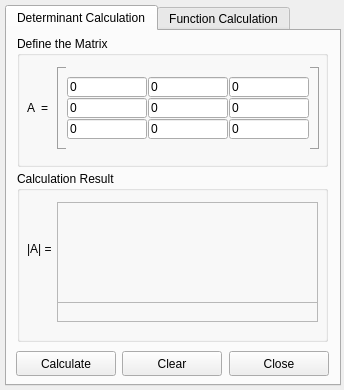
<?xml version="1.0" encoding="UTF-8"?>
<ui version="4.0">
 <class>mathOperations</class>
 <widget class="QMainWindow" name="mathOperations">
  <property name="geometry">
   <rect>
    <x>0</x>
    <y>0</y>
    <width>344</width>
    <height>390</height>
   </rect>
  </property>
  <property name="font">
   <font>
    <family>Segoe UI</family>
    <pointsize>9</pointsize>
    <weight>50</weight>
    <italic>false</italic>
    <bold>false</bold>
    <underline>false</underline>
    <strikeout>false</strikeout>
   </font>
  </property>
  <property name="windowTitle">
   <string>Mathematical Operations</string>
  </property>
  <property name="windowIcon">
   <iconset>
    <normaloff>icon.ico</normaloff>icon.ico</iconset>
  </property>
  <property name="windowOpacity">
   <double>1.000000000000000</double>
  </property>
  <property name="dockOptions">
   <set>QMainWindow::AllowTabbedDocks|QMainWindow::AnimatedDocks</set>
  </property>
  <widget class="QWidget" name="centralwidget">
   <widget class="QTabWidget" name="tabWidget">
    <property name="geometry">
     <rect>
      <x>5</x>
      <y>5</y>
      <width>336</width>
      <height>381</height>
     </rect>
    </property>
    <property name="currentIndex">
     <number>0</number>
    </property>
    <widget class="QWidget" name="tabDet">
     <attribute name="title">
      <string>Determinant Calculation</string>
     </attribute>
     <widget class="QPushButton" name="buttonCalcDet">
      <property name="geometry">
       <rect>
        <x>9</x>
        <y>320</y>
        <width>100</width>
        <height>25</height>
       </rect>
      </property>
      <property name="text">
       <string>Calculate</string>
      </property>
      <property name="default">
       <bool>false</bool>
      </property>
     </widget>
     <widget class="QGroupBox" name="groupDefineTheMatrix">
      <property name="geometry">
       <rect>
        <x>10</x>
        <y>5</y>
        <width>311</width>
        <height>131</height>
       </rect>
      </property>
      <property name="title">
       <string>Define the Matrix</string>
      </property>
      <property name="flat">
       <bool>false</bool>
      </property>
      <property name="checkable">
       <bool>false</bool>
      </property>
      <widget class="Line" name="lineRigthBottom">
       <property name="geometry">
        <rect>
         <x>293</x>
         <y>112</y>
         <width>10</width>
         <height>1</height>
        </rect>
       </property>
       <property name="frameShadow">
        <enum>QFrame::Raised</enum>
       </property>
       <property name="orientation">
        <enum>Qt::Horizontal</enum>
       </property>
      </widget>
      <widget class="QLineEdit" name="lineEditE">
       <property name="geometry">
        <rect>
         <x>131</x>
         <y>62</y>
         <width>80</width>
         <height>20</height>
        </rect>
       </property>
       <property name="text">
        <string>0</string>
       </property>
      </widget>
      <widget class="Line" name="lineLeftVert">
       <property name="geometry">
        <rect>
         <x>40</x>
         <y>30</y>
         <width>1</width>
         <height>83</height>
        </rect>
       </property>
       <property name="frameShadow">
        <enum>QFrame::Raised</enum>
       </property>
       <property name="orientation">
        <enum>Qt::Vertical</enum>
       </property>
      </widget>
      <widget class="Line" name="lineRightVert">
       <property name="geometry">
        <rect>
         <x>301</x>
         <y>30</y>
         <width>1</width>
         <height>83</height>
        </rect>
       </property>
       <property name="frameShadow">
        <enum>QFrame::Raised</enum>
       </property>
       <property name="orientation">
        <enum>Qt::Vertical</enum>
       </property>
      </widget>
      <widget class="QLineEdit" name="lineEditD">
       <property name="geometry">
        <rect>
         <x>50</x>
         <y>62</y>
         <width>80</width>
         <height>20</height>
        </rect>
       </property>
       <property name="text">
        <string>0</string>
       </property>
      </widget>
      <widget class="Line" name="lineLeftBottom">
       <property name="geometry">
        <rect>
         <x>40</x>
         <y>112</y>
         <width>10</width>
         <height>1</height>
        </rect>
       </property>
       <property name="frameShadow">
        <enum>QFrame::Raised</enum>
       </property>
       <property name="orientation">
        <enum>Qt::Horizontal</enum>
       </property>
      </widget>
      <widget class="QLabel" name="labelEqualsMatrix">
       <property name="geometry">
        <rect>
         <x>10</x>
         <y>62</y>
         <width>30</width>
         <height>20</height>
        </rect>
       </property>
       <property name="text">
        <string>A  =</string>
       </property>
      </widget>
      <widget class="Line" name="lineLeftTop">
       <property name="geometry">
        <rect>
         <x>40</x>
         <y>31</y>
         <width>10</width>
         <height>1</height>
        </rect>
       </property>
       <property name="frameShadow">
        <enum>QFrame::Raised</enum>
       </property>
       <property name="orientation">
        <enum>Qt::Horizontal</enum>
       </property>
      </widget>
      <widget class="QLineEdit" name="lineEditF">
       <property name="geometry">
        <rect>
         <x>212</x>
         <y>62</y>
         <width>80</width>
         <height>20</height>
        </rect>
       </property>
       <property name="text">
        <string>0</string>
       </property>
      </widget>
      <widget class="QLineEdit" name="lineEditC">
       <property name="geometry">
        <rect>
         <x>212</x>
         <y>41</y>
         <width>80</width>
         <height>20</height>
        </rect>
       </property>
       <property name="text">
        <string>0</string>
       </property>
       <property name="readOnly">
        <bool>false</bool>
       </property>
      </widget>
      <widget class="QLineEdit" name="lineEditB">
       <property name="geometry">
        <rect>
         <x>131</x>
         <y>41</y>
         <width>80</width>
         <height>20</height>
        </rect>
       </property>
       <property name="text">
        <string>0</string>
       </property>
      </widget>
      <widget class="Line" name="lineRightTop">
       <property name="geometry">
        <rect>
         <x>293</x>
         <y>31</y>
         <width>10</width>
         <height>1</height>
        </rect>
       </property>
       <property name="frameShadow">
        <enum>QFrame::Raised</enum>
       </property>
       <property name="orientation">
        <enum>Qt::Horizontal</enum>
       </property>
      </widget>
      <widget class="QLineEdit" name="lineEditA">
       <property name="geometry">
        <rect>
         <x>50</x>
         <y>41</y>
         <width>80</width>
         <height>20</height>
        </rect>
       </property>
       <property name="focusPolicy">
        <enum>Qt::StrongFocus</enum>
       </property>
       <property name="text">
        <string>0</string>
       </property>
      </widget>
      <widget class="QLineEdit" name="lineEditI">
       <property name="geometry">
        <rect>
         <x>212</x>
         <y>83</y>
         <width>80</width>
         <height>20</height>
        </rect>
       </property>
       <property name="text">
        <string>0</string>
       </property>
      </widget>
      <widget class="QLineEdit" name="lineEditH">
       <property name="geometry">
        <rect>
         <x>131</x>
         <y>83</y>
         <width>80</width>
         <height>20</height>
        </rect>
       </property>
       <property name="text">
        <string>0</string>
       </property>
      </widget>
      <widget class="QLineEdit" name="lineEditG">
       <property name="geometry">
        <rect>
         <x>50</x>
         <y>83</y>
         <width>80</width>
         <height>20</height>
        </rect>
       </property>
       <property name="text">
        <string>0</string>
       </property>
      </widget>
     </widget>
     <widget class="QGroupBox" name="groupCalcResultDet">
      <property name="geometry">
       <rect>
        <x>10</x>
        <y>140</y>
        <width>311</width>
        <height>171</height>
       </rect>
      </property>
      <property name="title">
       <string>Calculation Result</string>
      </property>
      <widget class="QLabel" name="labelEqualsDet">
       <property name="geometry">
        <rect>
         <x>10</x>
         <y>71</y>
         <width>35</width>
         <height>20</height>
        </rect>
       </property>
       <property name="text">
        <string>|A| =</string>
       </property>
       <property name="alignment">
        <set>Qt::AlignLeading|Qt::AlignLeft|Qt::AlignTop</set>
       </property>
      </widget>
      <widget class="QLabel" name="labelOpsDet">
       <property name="geometry">
        <rect>
         <x>40</x>
         <y>31</y>
         <width>261</width>
         <height>101</height>
        </rect>
       </property>
       <property name="layoutDirection">
        <enum>Qt::LeftToRight</enum>
       </property>
       <property name="autoFillBackground">
        <bool>false</bool>
       </property>
       <property name="frameShape">
        <enum>QFrame::StyledPanel</enum>
       </property>
       <property name="frameShadow">
        <enum>QFrame::Raised</enum>
       </property>
       <property name="text">
        <string/>
       </property>
       <property name="alignment">
        <set>Qt::AlignLeading|Qt::AlignLeft|Qt::AlignVCenter</set>
       </property>
      </widget>
      <widget class="QLabel" name="labelResultDet">
       <property name="geometry">
        <rect>
         <x>40</x>
         <y>131</y>
         <width>261</width>
         <height>20</height>
        </rect>
       </property>
       <property name="layoutDirection">
        <enum>Qt::LeftToRight</enum>
       </property>
       <property name="autoFillBackground">
        <bool>false</bool>
       </property>
       <property name="frameShape">
        <enum>QFrame::StyledPanel</enum>
       </property>
       <property name="frameShadow">
        <enum>QFrame::Raised</enum>
       </property>
       <property name="text">
        <string/>
       </property>
       <property name="alignment">
        <set>Qt::AlignLeading|Qt::AlignLeft|Qt::AlignVCenter</set>
       </property>
      </widget>
     </widget>
     <widget class="QPushButton" name="buttonClearDet">
      <property name="geometry">
       <rect>
        <x>115</x>
        <y>320</y>
        <width>100</width>
        <height>25</height>
       </rect>
      </property>
      <property name="text">
       <string>Clear</string>
      </property>
     </widget>
     <widget class="QPushButton" name="buttonCloseDet">
      <property name="geometry">
       <rect>
        <x>222</x>
        <y>320</y>
        <width>100</width>
        <height>25</height>
       </rect>
      </property>
      <property name="text">
       <string>Close</string>
      </property>
     </widget>
    </widget>
    <widget class="QWidget" name="tabFunc">
     <attribute name="title">
      <string>Function Calculation</string>
     </attribute>
     <widget class="QPushButton" name="buttonCalcFunc">
      <property name="geometry">
       <rect>
        <x>9</x>
        <y>320</y>
        <width>100</width>
        <height>25</height>
       </rect>
      </property>
      <property name="text">
       <string>Calculate</string>
      </property>
      <property name="default">
       <bool>false</bool>
      </property>
     </widget>
     <widget class="QGroupBox" name="groupFunc">
      <property name="enabled">
       <bool>true</bool>
      </property>
      <property name="geometry">
       <rect>
        <x>10</x>
        <y>5</y>
        <width>311</width>
        <height>70</height>
       </rect>
      </property>
      <property name="title">
       <string>Function</string>
      </property>
      <widget class="QLabel" name="label_15">
       <property name="geometry">
        <rect>
         <x>10</x>
         <y>30</y>
         <width>141</width>
         <height>20</height>
        </rect>
       </property>
       <property name="font">
        <font>
         <family>Segoe UI</family>
         <pointsize>9</pointsize>
         <weight>50</weight>
         <italic>false</italic>
         <bold>false</bold>
         <underline>false</underline>
         <strikeout>false</strikeout>
         <kerning>true</kerning>
        </font>
       </property>
       <property name="text">
        <string>f(x) = tan ( lim               )</string>
       </property>
      </widget>
      <widget class="QLabel" name="label_17">
       <property name="geometry">
        <rect>
         <x>90</x>
         <y>25</y>
         <width>43</width>
         <height>20</height>
        </rect>
       </property>
       <property name="font">
        <font>
         <family>Segoe UI</family>
         <pointsize>9</pointsize>
         <weight>50</weight>
         <italic>false</italic>
         <bold>false</bold>
         <underline>false</underline>
         <strikeout>false</strikeout>
         <kerning>true</kerning>
        </font>
       </property>
       <property name="text">
        <string>________</string>
       </property>
       <property name="alignment">
        <set>Qt::AlignLeading|Qt::AlignLeft|Qt::AlignVCenter</set>
       </property>
      </widget>
      <widget class="QLabel" name="label_16">
       <property name="geometry">
        <rect>
         <x>90</x>
         <y>22</y>
         <width>40</width>
         <height>20</height>
        </rect>
       </property>
       <property name="font">
        <font>
         <family>Segoe UI</family>
         <pointsize>9</pointsize>
         <weight>50</weight>
         <italic>false</italic>
         <bold>false</bold>
         <underline>false</underline>
         <strikeout>false</strikeout>
         <kerning>true</kerning>
        </font>
       </property>
       <property name="text">
        <string>sin(πx)</string>
       </property>
      </widget>
      <widget class="QLabel" name="label_14">
       <property name="geometry">
        <rect>
         <x>100</x>
         <y>39</y>
         <width>21</width>
         <height>20</height>
        </rect>
       </property>
       <property name="font">
        <font>
         <family>Segoe UI</family>
         <pointsize>9</pointsize>
         <weight>50</weight>
         <italic>false</italic>
         <bold>false</bold>
         <underline>false</underline>
         <strikeout>false</strikeout>
         <kerning>true</kerning>
        </font>
       </property>
       <property name="text">
        <string>2x</string>
       </property>
      </widget>
      <widget class="QLabel" name="label_13">
       <property name="geometry">
        <rect>
         <x>70</x>
         <y>40</y>
         <width>21</width>
         <height>16</height>
        </rect>
       </property>
       <property name="font">
        <font>
         <family>Segoe UI</family>
         <pointsize>7</pointsize>
         <weight>50</weight>
         <italic>false</italic>
         <bold>false</bold>
         <underline>false</underline>
         <strikeout>false</strikeout>
         <kerning>true</kerning>
        </font>
       </property>
       <property name="text">
        <string>x→a</string>
       </property>
      </widget>
      <widget class="QLabel" name="label_18">
       <property name="geometry">
        <rect>
         <x>201</x>
         <y>17</y>
         <width>41</width>
         <height>20</height>
        </rect>
       </property>
       <property name="font">
        <font>
         <family>Segoe UI</family>
         <pointsize>9</pointsize>
         <weight>50</weight>
         <italic>false</italic>
         <bold>false</bold>
         <underline>false</underline>
         <strikeout>false</strikeout>
         <kerning>true</kerning>
        </font>
       </property>
       <property name="text">
        <string>sin(πx)</string>
       </property>
      </widget>
      <widget class="QLabel" name="label_19">
       <property name="geometry">
        <rect>
         <x>214</x>
         <y>40</y>
         <width>21</width>
         <height>20</height>
        </rect>
       </property>
       <property name="font">
        <font>
         <family>Segoe UI</family>
         <pointsize>9</pointsize>
         <weight>50</weight>
         <italic>false</italic>
         <bold>false</bold>
         <underline>false</underline>
         <strikeout>false</strikeout>
         <kerning>true</kerning>
        </font>
       </property>
       <property name="text">
        <string>2x</string>
       </property>
      </widget>
      <widget class="QLabel" name="label_20">
       <property name="geometry">
        <rect>
         <x>180</x>
         <y>25</y>
         <width>61</width>
         <height>20</height>
        </rect>
       </property>
       <property name="font">
        <font>
         <family>Segoe UI</family>
         <pointsize>9</pointsize>
         <weight>50</weight>
         <italic>false</italic>
         <bold>false</bold>
         <underline>false</underline>
         <strikeout>false</strikeout>
         <kerning>true</kerning>
        </font>
       </property>
       <property name="text">
        <string>____________</string>
       </property>
       <property name="alignment">
        <set>Qt::AlignLeading|Qt::AlignLeft|Qt::AlignVCenter</set>
       </property>
      </widget>
      <widget class="QLabel" name="label_21">
       <property name="geometry">
        <rect>
         <x>140</x>
         <y>30</y>
         <width>121</width>
         <height>20</height>
        </rect>
       </property>
       <property name="font">
        <font>
         <family>Segoe UI</family>
         <pointsize>9</pointsize>
         <weight>50</weight>
         <italic>false</italic>
         <bold>false</bold>
         <underline>false</underline>
         <strikeout>false</strikeout>
         <kerning>true</kerning>
        </font>
       </property>
       <property name="text">
        <string>= tan (                       ) =</string>
       </property>
      </widget>
      <widget class="QLabel" name="label_22">
       <property name="geometry">
        <rect>
         <x>181</x>
         <y>17</y>
         <width>21</width>
         <height>20</height>
        </rect>
       </property>
       <property name="font">
        <font>
         <family>Segoe UI</family>
         <pointsize>9</pointsize>
         <weight>50</weight>
         <italic>false</italic>
         <bold>false</bold>
         <underline>false</underline>
         <strikeout>false</strikeout>
         <kerning>true</kerning>
        </font>
       </property>
       <property name="text">
        <string>lim</string>
       </property>
      </widget>
      <widget class="QLabel" name="label_23">
       <property name="geometry">
        <rect>
         <x>181</x>
         <y>27</y>
         <width>21</width>
         <height>16</height>
        </rect>
       </property>
       <property name="font">
        <font>
         <family>Segoe UI</family>
         <pointsize>7</pointsize>
         <weight>50</weight>
         <italic>false</italic>
         <bold>false</bold>
         <underline>false</underline>
         <strikeout>false</strikeout>
         <kerning>true</kerning>
        </font>
       </property>
       <property name="text">
        <string>x→a</string>
       </property>
      </widget>
      <widget class="QLabel" name="label_24">
       <property name="geometry">
        <rect>
         <x>195</x>
         <y>50</y>
         <width>21</width>
         <height>16</height>
        </rect>
       </property>
       <property name="font">
        <font>
         <family>Segoe UI</family>
         <pointsize>7</pointsize>
         <weight>50</weight>
         <italic>false</italic>
         <bold>false</bold>
         <underline>false</underline>
         <strikeout>false</strikeout>
         <kerning>true</kerning>
        </font>
       </property>
       <property name="text">
        <string>x→a</string>
       </property>
      </widget>
      <widget class="QLabel" name="label_25">
       <property name="geometry">
        <rect>
         <x>195</x>
         <y>40</y>
         <width>21</width>
         <height>20</height>
        </rect>
       </property>
       <property name="font">
        <font>
         <family>Segoe UI</family>
         <pointsize>9</pointsize>
         <weight>50</weight>
         <italic>false</italic>
         <bold>false</bold>
         <underline>false</underline>
         <strikeout>false</strikeout>
         <kerning>true</kerning>
        </font>
       </property>
       <property name="text">
        <string>lim</string>
       </property>
      </widget>
      <widget class="QLabel" name="label_26">
       <property name="geometry">
        <rect>
         <x>90</x>
         <y>90</y>
         <width>21</width>
         <height>20</height>
        </rect>
       </property>
       <property name="font">
        <font>
         <family>Segoe UI</family>
         <pointsize>9</pointsize>
         <weight>50</weight>
         <italic>false</italic>
         <bold>false</bold>
         <underline>false</underline>
         <strikeout>false</strikeout>
         <kerning>true</kerning>
        </font>
       </property>
       <property name="text">
        <string>lim</string>
       </property>
      </widget>
      <widget class="QLabel" name="label_27">
       <property name="geometry">
        <rect>
         <x>70</x>
         <y>75</y>
         <width>61</width>
         <height>20</height>
        </rect>
       </property>
       <property name="font">
        <font>
         <family>Segoe UI</family>
         <pointsize>9</pointsize>
         <weight>50</weight>
         <italic>false</italic>
         <bold>false</bold>
         <underline>false</underline>
         <strikeout>false</strikeout>
         <kerning>true</kerning>
        </font>
       </property>
       <property name="text">
        <string>____________</string>
       </property>
       <property name="alignment">
        <set>Qt::AlignLeading|Qt::AlignLeft|Qt::AlignVCenter</set>
       </property>
      </widget>
      <widget class="QLabel" name="label_28">
       <property name="geometry">
        <rect>
         <x>32</x>
         <y>80</y>
         <width>121</width>
         <height>20</height>
        </rect>
       </property>
       <property name="font">
        <font>
         <family>Segoe UI</family>
         <pointsize>9</pointsize>
         <weight>50</weight>
         <italic>false</italic>
         <bold>false</bold>
         <underline>false</underline>
         <strikeout>false</strikeout>
         <kerning>true</kerning>
        </font>
       </property>
       <property name="text">
        <string>= tan (                      )</string>
       </property>
      </widget>
      <widget class="QLabel" name="label_29">
       <property name="geometry">
        <rect>
         <x>70</x>
         <y>77</y>
         <width>21</width>
         <height>16</height>
        </rect>
       </property>
       <property name="font">
        <font>
         <family>Segoe UI</family>
         <pointsize>7</pointsize>
         <weight>50</weight>
         <italic>false</italic>
         <bold>false</bold>
         <underline>false</underline>
         <strikeout>false</strikeout>
         <kerning>true</kerning>
        </font>
       </property>
       <property name="text">
        <string>x→a</string>
       </property>
      </widget>
      <widget class="QLabel" name="label_30">
       <property name="geometry">
        <rect>
         <x>83</x>
         <y>90</y>
         <width>61</width>
         <height>20</height>
        </rect>
       </property>
       <property name="font">
        <font>
         <family>Segoe UI</family>
         <pointsize>9</pointsize>
         <weight>50</weight>
         <italic>false</italic>
         <bold>false</bold>
         <underline>false</underline>
         <strikeout>false</strikeout>
         <kerning>true</kerning>
        </font>
       </property>
       <property name="text">
        <string>2       x</string>
       </property>
      </widget>
      <widget class="QLabel" name="label_31">
       <property name="geometry">
        <rect>
         <x>90</x>
         <y>67</y>
         <width>41</width>
         <height>20</height>
        </rect>
       </property>
       <property name="font">
        <font>
         <family>Segoe UI</family>
         <pointsize>9</pointsize>
         <weight>50</weight>
         <italic>false</italic>
         <bold>false</bold>
         <underline>false</underline>
         <strikeout>false</strikeout>
         <kerning>true</kerning>
        </font>
       </property>
       <property name="text">
        <string>sin(πx)</string>
       </property>
      </widget>
      <widget class="QLabel" name="label_32">
       <property name="geometry">
        <rect>
         <x>70</x>
         <y>67</y>
         <width>21</width>
         <height>20</height>
        </rect>
       </property>
       <property name="font">
        <font>
         <family>Segoe UI</family>
         <pointsize>9</pointsize>
         <weight>50</weight>
         <italic>false</italic>
         <bold>false</bold>
         <underline>false</underline>
         <strikeout>false</strikeout>
         <kerning>true</kerning>
        </font>
       </property>
       <property name="text">
        <string>lim</string>
       </property>
      </widget>
      <widget class="QLabel" name="label_33">
       <property name="geometry">
        <rect>
         <x>90</x>
         <y>100</y>
         <width>21</width>
         <height>16</height>
        </rect>
       </property>
       <property name="font">
        <font>
         <family>Segoe UI</family>
         <pointsize>7</pointsize>
         <weight>50</weight>
         <italic>false</italic>
         <bold>false</bold>
         <underline>false</underline>
         <strikeout>false</strikeout>
         <kerning>true</kerning>
        </font>
       </property>
       <property name="text">
        <string>x→a</string>
       </property>
      </widget>
      <widget class="QLabel" name="label_37">
       <property name="geometry">
        <rect>
         <x>140</x>
         <y>78</y>
         <width>91</width>
         <height>20</height>
        </rect>
       </property>
       <property name="font">
        <font>
         <family>Segoe UI</family>
         <pointsize>9</pointsize>
         <weight>50</weight>
         <italic>false</italic>
         <bold>false</bold>
         <underline>false</underline>
         <strikeout>false</strikeout>
         <kerning>true</kerning>
        </font>
       </property>
       <property name="text">
        <string>= tan (                )</string>
       </property>
      </widget>
      <widget class="QLabel" name="label_39">
       <property name="geometry">
        <rect>
         <x>181</x>
         <y>70</y>
         <width>41</width>
         <height>20</height>
        </rect>
       </property>
       <property name="font">
        <font>
         <family>Segoe UI</family>
         <pointsize>9</pointsize>
         <weight>50</weight>
         <italic>false</italic>
         <bold>false</bold>
         <underline>false</underline>
         <strikeout>false</strikeout>
         <kerning>true</kerning>
        </font>
       </property>
       <property name="text">
        <string>sin(πa)</string>
       </property>
      </widget>
      <widget class="QLabel" name="label_40">
       <property name="geometry">
        <rect>
         <x>193</x>
         <y>88</y>
         <width>16</width>
         <height>20</height>
        </rect>
       </property>
       <property name="font">
        <font>
         <family>Segoe UI</family>
         <pointsize>9</pointsize>
         <weight>50</weight>
         <italic>false</italic>
         <bold>false</bold>
         <underline>false</underline>
         <strikeout>false</strikeout>
         <kerning>true</kerning>
        </font>
       </property>
       <property name="text">
        <string>2a</string>
       </property>
      </widget>
      <widget class="QLabel" name="label_41">
       <property name="geometry">
        <rect>
         <x>180</x>
         <y>73</y>
         <width>61</width>
         <height>20</height>
        </rect>
       </property>
       <property name="font">
        <font>
         <family>Segoe UI</family>
         <pointsize>9</pointsize>
         <weight>50</weight>
         <italic>false</italic>
         <bold>false</bold>
         <underline>false</underline>
         <strikeout>false</strikeout>
         <kerning>true</kerning>
        </font>
       </property>
       <property name="text">
        <string>________</string>
       </property>
       <property name="alignment">
        <set>Qt::AlignLeading|Qt::AlignLeft|Qt::AlignVCenter</set>
       </property>
      </widget>
      <widget class="QLabel" name="labelNote">
       <property name="geometry">
        <rect>
         <x>7</x>
         <y>120</y>
         <width>301</width>
         <height>16</height>
        </rect>
       </property>
       <property name="font">
        <font>
         <family>Segoe UI</family>
         <pointsize>8</pointsize>
         <weight>50</weight>
         <italic>true</italic>
         <bold>false</bold>
         <underline>false</underline>
         <strikeout>false</strikeout>
        </font>
       </property>
       <property name="text">
        <string>(note: if divisor equals to 0, function's output is Not-a-Number)</string>
       </property>
      </widget>
     </widget>
     <widget class="QPushButton" name="buttonSimplifyFunc">
      <property name="enabled">
       <bool>true</bool>
      </property>
      <property name="geometry">
       <rect>
        <x>9</x>
        <y>80</y>
        <width>115</width>
        <height>25</height>
       </rect>
      </property>
      <property name="text">
       <string>Simplify function</string>
      </property>
      <property name="default">
       <bool>false</bool>
      </property>
      <property name="flat">
       <bool>false</bool>
      </property>
     </widget>
     <widget class="QPushButton" name="buttonCloseFunc">
      <property name="geometry">
       <rect>
        <x>222</x>
        <y>320</y>
        <width>100</width>
        <height>25</height>
       </rect>
      </property>
      <property name="text">
       <string>Close</string>
      </property>
     </widget>
     <widget class="QPushButton" name="buttonClearFunc">
      <property name="geometry">
       <rect>
        <x>115</x>
        <y>320</y>
        <width>100</width>
        <height>25</height>
       </rect>
      </property>
      <property name="text">
       <string>Clear</string>
      </property>
     </widget>
     <widget class="QPushButton" name="buttonHideSimplification">
      <property name="enabled">
       <bool>true</bool>
      </property>
      <property name="geometry">
       <rect>
        <x>9</x>
        <y>155</y>
        <width>115</width>
        <height>25</height>
       </rect>
      </property>
      <property name="text">
       <string>Hide Simpification</string>
      </property>
      <property name="default">
       <bool>false</bool>
      </property>
      <property name="flat">
       <bool>false</bool>
      </property>
     </widget>
     <widget class="QGroupBox" name="groupCalcResultFunc">
      <property name="geometry">
       <rect>
        <x>10</x>
        <y>218</y>
        <width>311</width>
        <height>93</height>
       </rect>
      </property>
      <property name="title">
       <string>Calculation result</string>
      </property>
      <widget class="QLabel" name="labelResultFunc">
       <property name="geometry">
        <rect>
         <x>10</x>
         <y>40</y>
         <width>291</width>
         <height>20</height>
        </rect>
       </property>
       <property name="text">
        <string>f(x) = </string>
       </property>
      </widget>
     </widget>
     <widget class="QGroupBox" name="groupInputDefFunc">
      <property name="geometry">
       <rect>
        <x>10</x>
        <y>120</y>
        <width>311</width>
        <height>93</height>
       </rect>
      </property>
      <property name="title">
       <string>Input Definition</string>
      </property>
      <widget class="QLabel" name="labelEqualsInputFunc">
       <property name="geometry">
        <rect>
         <x>10</x>
         <y>40</y>
         <width>30</width>
         <height>20</height>
        </rect>
       </property>
       <property name="text">
        <string>a = </string>
       </property>
      </widget>
      <widget class="QLineEdit" name="lineEditInputFunc">
       <property name="geometry">
        <rect>
         <x>30</x>
         <y>40</y>
         <width>80</width>
         <height>20</height>
        </rect>
       </property>
       <property name="text">
        <string>0</string>
       </property>
      </widget>
     </widget>
    </widget>
   </widget>
  </widget>
 </widget>
 <tabstops>
  <tabstop>lineEditA</tabstop>
  <tabstop>lineEditB</tabstop>
  <tabstop>lineEditC</tabstop>
  <tabstop>lineEditD</tabstop>
  <tabstop>lineEditE</tabstop>
  <tabstop>lineEditF</tabstop>
  <tabstop>lineEditG</tabstop>
  <tabstop>lineEditH</tabstop>
  <tabstop>lineEditI</tabstop>
  <tabstop>buttonCalcDet</tabstop>
  <tabstop>lineEditInputFunc</tabstop>
  <tabstop>buttonCalcFunc</tabstop>
 </tabstops>
 <resources/>
 <connections/>
</ui>
